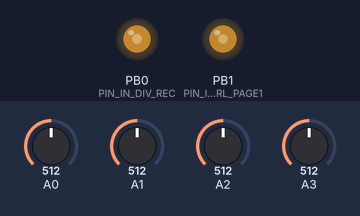
Recording of a sketch running on a simulated ATtiny85, built with avr-gcc and run on an emulated ATtiny85. Parts: output pins drawn as LEDs (lit = HIGH). The test bench sets the inputs (shaded band); at power-on: A1 = 512, A2 = 512, A3 = 512, A0 = 512.

Above: at 0.8 s.
0.9 s: A1 set to 30
At 2.4 s:
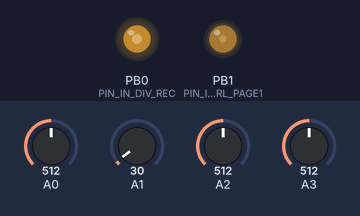
3.9 s: A2 set to 30
At 4.5 s:
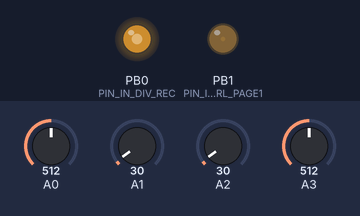
6.9 s: A3 set to 716
At 7.6 s:
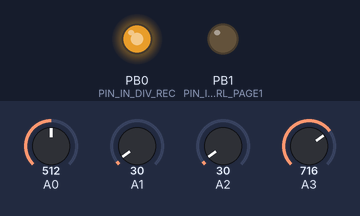
9.9 s: A2 set to 716
At 12.8 s:
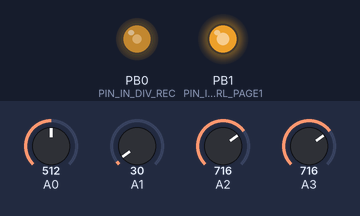
12.9 s: A3 set to 30
15.9 s: A1 set to 306
Timing chart, 0 to 53.2 s (numbered marks = the images above; inputs shaded):
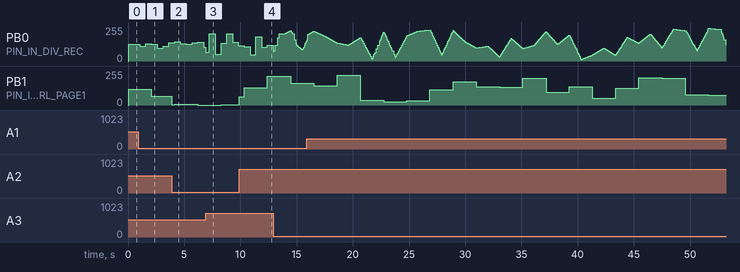

The sketch:

pip.ino
```cpp
#include "wavetable.h"
#include "pipGlobalDefines.h"

#define _NOP() do { __asm__ __volatile__ ("nop"); } while (0)

//dual CV output buffer
struct rwBuffer
{
  //output values
  uint8_t val[NUM_OUTPUTS][OUTPUT_BUF_LEN];

  //current level
  uint8_t lvl = 0;

  //read index (bitfield so it will wrap automatically)
  uint8_t rd:2;

  //write index (bitfield so it will wrap automatically)
  uint8_t wr:2;
};

volatile struct rwBuffer outBuf;

//CV recording buffer
struct recordingBuffer
{
  //values
  uint8_t val[NUM_OUTPUTS][RECORDING_BUF_LEN + 1];

  //currently recording channel
  uint8_t channel;

  //true if channel has a recording stored
  bool recorded[NUM_OUTPUTS];

  //true if channel is currently recording
  bool recording[NUM_OUTPUTS];
};

struct recordingBuffer recBuf;

//input buffer, contains raw values from input pins
volatile uint8_t inVal[4] = { 0, 0, 0, 0 };

//current offset within the waveform cycle
uint32_t offset[NUM_OUTPUTS] = { 0, 0 };

//cycle period that the waveforms are synced to
uint32_t period = INITIAL_CYCLE_PERIOD;

//counter for SYNC cycle period, inactive at startup (until SYNC button press or incoming SYNC signal)
uint32_t syncCount = SYNC_COUNT_INACTIVE;

//start at 1/1 div ratio
uint32_t div_val = INITIAL_DIV_VAL;

//timer to distinguish between short and long button presses
uint32_t buttonTimer[3] = { 0, 0, 0 };

//random values for the S&H/S&G page
uint32_t randomValCurrent[NUM_OUTPUTS], randomValNext[NUM_OUTPUTS];

//variables for the DIV pot state
uint16_t savedDivFreeModeVal = 1;
uint8_t savedDivPotVal = 1, savedDivPhaseModeVal = 1, savedDivIndex = 0, divIndexDeltaCount = 0;

//counter to determine the length of the SYNC LED flash and subsequent disabling of the input pin
uint8_t syncLEDcount = 0;

//counter to identify external SYNC pulses that are late/early compared to the internal clock
uint8_t syncPrecisionCountdown = SYNC_PRECISION_SH;

//current wavetable page per output, initialised to the random pages
uint8_t wt_page[NUM_OUTPUTS] = { WT_PAGE_SPECIAL_RANDOM, WT_PAGE_SPECIAL_RANDOM };

//stores the last read value per pot, which is used in case the pot cannot currently be read
//input pins are used for buttons, pots and the SYNC LED simultaneously
//while a button is pressed or the LED is flashing, the pot input cannot be read
uint8_t lastPotValue[NUM_PINS] = { 1, 1, 1, 1 };

//current DIV mode
uint8_t divMode = DIV_MODE_NORMAL;

//current state (pressed/not pressed) per button
bool buttonState[NUM_PINS] = { false, false, false, false };

//true if the SYNC LED has already been checked this loop
bool syncLEDchecked = false;

//selects pin for ADC
static inline void _setADCpin(uint8_t pin)
{
  ADMUX &= 0xe0;
  ADMUX |= ADCmap[pin] & 0x1f;
}

//gets value from ADC
static inline uint8_t _getPinVoltage()
{
  ADCSRA |= (1 << ADSC);  //start conversion
  while (ADCSRA & (1 << ADSC));
  return ADCH;
}

//low level input update function
//fills pin ADC values into buffer
static inline void _inputUpdateRaw()
{
  int i;

  cli();

  for (i = 0; i <= 3; i++)
  {
    _setADCpin(i + 2);
    inVal[i] = _getPinVoltage();
  }

  sei();
}

//converts (scales) pot value from input struct
//identifies and ignores button press action on the same pin if needed
static inline uint8_t _getPotValue(uint8_t pin)
{
  uint8_t val;

  if (inVal[pin] > INPUT_POT_MAX)
  {
    if (inVal[pin] > INPUT_BTN_THRESHOLD_NORMAL)
    {
      val = lastPotValue[pin];
    }
    else
    {
      val = INPUT_MAX;
      lastPotValue[pin] = INPUT_MAX;
    }
  }
  else if (inVal[pin] == 0)
  {
    val = 1;
    lastPotValue[pin] = 1;
  }
  else
  {
    val = (uint8_t)(((uint16_t) inVal[pin] * (uint16_t) INPUT_MAX) / INPUT_POT_MAX);
    lastPotValue[pin] = val;
  }

  return val;
}

//basic pseudo-random number generator
uint32_t _xorshift32(uint32_t val)
{
  val ^= val << 13;
  val ^= val >> 17;
  val ^= val << 5;
  return val;
}

//updates and swaps random values for the S&H/S&G page
static inline void _newRandomValue(uint8_t channel)
{
  randomValCurrent[channel] = randomValNext[channel];
  randomValNext[channel] = _xorshift32(randomValCurrent[channel]);
}

//writes PWM output values
static inline void _setPWMoutput(uint8_t pin, uint8_t value)
{
  if (pin == 0)
  {
    OCR0A = 0xff - value;
  }
  else
  {
    OCR0B = 0xff - value;
  }
}

//handle recording start and stop at sync intervals
static inline void _checkRecording(uint8_t channel)
{
  //return if the current cycle wrap isn't occurring on the currently selected recording channel
  if (channel != recBuf.channel)
  {
    return;
  }

  //do not record if on channel B while it's on the S&H page
  if (recBuf.channel == 1 && wt_page[1] == WT_PAGE_SPECIAL_RANDOM)
  {
    return;
  }

  //initiate new recording
  if (_isButtonPressed(PIN_IN_DIV_REC))
  {
    recBuf.recording[recBuf.channel] = true;
  }
  else
  {
    //stop recording that is currently in progress
    if (recBuf.recording[recBuf.channel])
    {
      recBuf.recording[recBuf.channel] = false;
      recBuf.recorded[recBuf.channel] = true;
    }
  }
}

//handle flashing of SYNC LED at SYNC intervals
static inline void _checkSyncLED(bool start)
{
  //we need to start the flash, disable input on the pin and turn on LED
  if (start)
  {
    syncLEDchecked = true;
    syncLEDcount = SYNC_LED_TIMER;
    DDRB |= (1 << PB2);  //set PB2 as output
    PORTB |= (1 << PB2); //set PB2 to HIGH state
  }
  //just decrease countdown
  else if (syncLEDcount > 0)
  {
    syncLEDcount--;
  }

  //time for the flash is up, turn off the LED
  if (syncLEDcount == SYNC_LED_MARGIN)
  {
    PORTB &= ~(1 << PB2); //set PB2 to LOW state
    DDRB &= ~(1 << PB2);  //set PB2 as input
  }
}

//checks if button is currently pressed
static inline bool _isButtonPressed(uint8_t btn)
{
  //SYNC pin handling
  if (btn == PIN_IN_SYNC)
  {
    if (inVal[btn] < INPUT_BTN_THRESHOLD_SYNC)
    {
      return true;
    }
    else
    {
      return false;
    }
  }
  //DIV/REC pin handling
  else if (btn == PIN_IN_DIV_REC)
  {
    //LED flash is in progress, cannot use the pin
    //return last stored value instead
    if (syncLEDcount)
    {
      return buttonState[PIN_IN_DIV_REC];
    }

    //button is pressed
    if (inVal[PIN_IN_DIV_REC] >= INPUT_BTN_THRESHOLD_REC)
    {
      buttonState[PIN_IN_DIV_REC] = true;
      return true;
    }
    //button is not pressed
    else
    {
      buttonState[PIN_IN_DIV_REC] = false;
      return false;
    }
  }
  //PG buttons
  else
  {
    //button is pressed
    if (inVal[btn] >= INPUT_BTN_THRESHOLD_NORMAL)
    {
      //increment timer to identify long press
      buttonTimer[btn]++;
      return true;
    }
    //button is not pressed
    else
    {
      return false;
    }
  }
}

//checks if button has been pressed
//will only return true once per button press
static inline bool _wasButtonPressed(uint8_t btn)
{
  if (!buttonState[btn])
  {
    if (_isButtonPressed(btn))
    {
      buttonState[btn] = true;
      return true;
    }
  }
  else
  {
    if (!_isButtonPressed(btn))
    {
      buttonState[btn] = false;
    }
  }

  return false;
}

//checks if button has been pressed and accounts for long presses (special modes)
//will only return true once per button press
static inline bool _wasButtonPressedSpecial(uint8_t btn, bool *longPress)
{
  *longPress = false;

  if (!buttonState[btn])
  {
    if (_isButtonPressed(btn))
    {
      buttonState[btn] = true;
      return false;
    }
  }
  else
  {
    if (!_isButtonPressed(btn))
    {
      buttonState[btn] = false;

      if (buttonTimer[btn] >= BTN_LONG_PRESS_TIME)
      {
        *longPress = true;
      }

      buttonTimer[btn] = 0;

      return true;
    }
  }

  return false;
}

//special handling for the DIV pot which is used like a selector switch, if in synced (normal) mode
static inline uint16_t _getDivVal()
{
  int16_t potVal = _getPotValue(PIN_IN_DIV_REC);
  int16_t delta;
  uint8_t idx;

  //we're not in normal mode
  if (divMode != DIV_MODE_NORMAL)
  {
    //enforce min and max scaled input value thresholds for free and phase mode
    if (potVal > INPUT_POT_DIV_DEADZONE_CCW)
    {
      potVal -= INPUT_POT_DIV_DEADZONE_CCW;
      potVal *= (uint16_t) INPUT_MAX;
      potVal /= (uint16_t) INPUT_POT_DIV_DEADZONE_CW - (uint16_t) INPUT_POT_DIV_DEADZONE_CCW;

      if (potVal > INPUT_MAX)
      {
        potVal = INPUT_MAX;
      }
    }
    else
    {
      potVal = 0;
    }

    //free mode
    if (divMode == DIV_MODE_FREE)
    {
      //SYNC LED flash is in progress, cannot use the pin as input during this short time
      if (syncLEDcount)
      {
        return savedDivFreeModeVal;
      }
      //no SYNC flash in progress
      //return value scaled between the highest and lowest DIV table ratio
      else
      {
        return savedDivFreeModeVal = (uint32_t) divtable[0] + ((uint32_t) potVal * ((uint32_t) divtable[DIV_TABLE_COUNT - 1] - (uint32_t) divtable[0])) / INPUT_MAX;
      }
    }
    //phase mode
    else if (divMode == DIV_MODE_PHASE)
    {
      //sync LED is active, cannot use the pin as input during this short time
      if (syncLEDcount)
      {
        return savedDivPhaseModeVal;
      }
      //no SYNC flash in progress
      //return pot value to be used as phase offset
      else
      {
        return savedDivPhaseModeVal = potVal;
      }
    }
  }

  //everything below will run for normal mode only
  delta = potVal - (int16_t) savedDivPotVal;

  //sync LED is active, cannot use the pin as input during this short time
  if (syncLEDcount)
  {
    return divtable[savedDivIndex];
  }

  //prevent unwanted jumps between div ratios by establishing a deadzone around current value
  if (delta < -DIV_POT_DEADZONE || delta > DIV_POT_DEADZONE)
  {
    savedDivPotVal = potVal;
  }
  else
  {
    potVal = savedDivPotVal;
  }

  idx = (DIV_TABLE_COUNT * potVal) / (INPUT_MAX + 1);

  //switch to new div ratio only after measurement from pot has been confirmed DIV_DELTA_SMOOTHING times
  if (savedDivIndex != idx)
  {
    if (++divIndexDeltaCount > DIV_DELTA_SMOOTHING)
    {
      divIndexDeltaCount = 0;
      savedDivIndex = idx;
    }
  }

  return divtable[savedDivIndex];
}

//handle all user input
static inline void _ioUpdate()
{
  bool longPress = false;

  _inputUpdateRaw();

  //do nothing if a CV recording is currently running
  if (recBuf.recording[0] || recBuf.recording[1] || _isButtonPressed(PIN_IN_DIV_REC))
  {
    return;
  }

  //handle SYNC button presses
  if (_wasButtonPressed(PIN_IN_SYNC) && syncCount)
  {
    //got new pulse, align internal clock phase and frequency to pulse
    if (syncCount != SYNC_COUNT_INACTIVE && syncCount > SYNC_COUNT_MIN)
    {
      period = syncCount;
      offset[1] += OFFSET_RESOLUTION / SYNC_PRECISION_PULSE;
      offset[1] -= offset[1] % OFFSET_RESOLUTION;
    }

    syncCount = 0;
  }

  //handle PG A button presses
  if (_wasButtonPressedSpecial(PIN_IN_CTRL_PAGE1, &longPress))
  {
    //long press detected, enter free mode
    if (longPress)
    {
      if (divMode != DIV_MODE_FREE)
      {
        divMode = DIV_MODE_FREE;
      }
      else
      {
        divMode = DIV_MODE_NORMAL;
      }
    }
    //short press detected, end recording and switch to next page
    else
    {
      recBuf.recorded[0] = false;
      recBuf.channel = 0;

      if (++wt_page[0] > WT_PAGES)
      {
        wt_page[0] = 0;
      }
    }
  }

  //handle PG B button presses
  if (_wasButtonPressedSpecial(PIN_IN_CTRL_PAGE2, &longPress))
  {
    //long press detected, enter phase mode
    if (longPress)
    {
      if (divMode != DIV_MODE_PHASE)
      {
        divMode = DIV_MODE_PHASE;
      }
      else
      {
        divMode = DIV_MODE_NORMAL;
      }
    }
    //short press detected, end recording and switch to next page
    else
    {
      recBuf.recorded[1] = false;
      recBuf.channel = 1;

      if (++wt_page[1] > WT_PAGES)
      {
        wt_page[1] = 0;
      }
    }
  }

  //handle DIV pot input
  div_val = _getDivVal();
}

//fill output sample buffer
static inline void _fillBuffer()
{
  int32_t val1, val2, wt_val1, wt_val2;
  uint32_t offsetDelta, realOffset, oldChannelAOffset, val;
  uint32_t index[NUM_OUTPUTS], fract[NUM_OUTPUTS];
  uint32_t rec_index[NUM_OUTPUTS], rec_fract[NUM_OUTPUTS];
  uint8_t wt_mix[NUM_OUTPUTS];
  uint8_t wt_row[NUM_OUTPUTS];
  uint8_t outPort;

  syncLEDchecked = false;

  //calculate current wavetable rows and morph ratio
  wt_row[0] = ((WT_ROWS - 1) * _getPotValue(PIN_IN_CTRL_PAGE1)) / INPUT_MAX;
  wt_mix[0] = ((WT_ROWS - 1) * _getPotValue(PIN_IN_CTRL_PAGE1)) - (wt_row[0] * INPUT_MAX);
  wt_row[1] = ((WT_ROWS - 1) * _getPotValue(PIN_IN_CTRL_PAGE2)) / INPUT_MAX;
  wt_mix[1] = ((WT_ROWS - 1) * _getPotValue(PIN_IN_CTRL_PAGE2)) - (wt_row[1] * INPUT_MAX);

  //add samples until output buffer is full
  while (outBuf.lvl < OUTPUT_BUF_LEN)
  {
    //increment SYNC period counter if needed
    if (syncCount != SYNC_COUNT_INACTIVE)
    {
      syncCount++;

      //timeout, reset SYNC period counter
      if (syncCount > SYNC_COUNT_MAX)
      {
        syncCount = SYNC_COUNT_INACTIVE;
      }
    }

    //runs once for each output channel
    for (outPort = 0; outPort < NUM_OUTPUTS; outPort++)
    {
      realOffset = offset[outPort] % OFFSET_RESOLUTION;
      index[outPort] = (realOffset * WT_COLS) / OFFSET_RESOLUTION;
      fract[outPort] = (realOffset * WT_COLS) - (index[outPort] * OFFSET_RESOLUTION);
      rec_index[outPort] = (realOffset * RECORDING_BUF_LEN) / OFFSET_RESOLUTION;
      rec_fract[outPort] = (realOffset * RECORDING_BUF_LEN) - (rec_index[outPort] * OFFSET_RESOLUTION);

      //recording is in progress, pass current input CV through to output and fill recording buffer
      if (recBuf.recording[outPort])
      {
        val = recBuf.channel == 0 ? _getPotValue(PIN_IN_CTRL_PAGE1) : _getPotValue(PIN_IN_CTRL_PAGE2);
        recBuf.val[outPort][rec_index[outPort]] = val;

        //set next sample ahead of time
        //this prevents skipped samples due to offset phasing effects
        recBuf.val[outPort][rec_index[outPort] + 1] = val;

      }
      else
      {
        //CV recording exists, use it as middle wave of the current wavetable output
        if (recBuf.recorded[outPort])
        {
          if (wt_row[outPort] == 1)
          {
            wt_val1 = (int16_t) recBuf.val[outPort][rec_index[outPort]];
            wt_val2 = (int16_t) recBuf.val[outPort][rec_index[outPort] + 1];
            val1 = wt_val1 + (int16_t)(((wt_val2 - wt_val1) * rec_fract[outPort]) / OFFSET_RESOLUTION);
          }
          else
          {
            wt_val1 = (int16_t) pgm_read_byte(&wavetable[wt_page[outPort]][wt_row[outPort]][index[outPort]]);
            wt_val2 = (int16_t) pgm_read_byte(&wavetable[wt_page[outPort]][wt_row[outPort]][index[outPort] + 1]);
            val1 = wt_val1 + (int16_t)(((wt_val2 - wt_val1) * fract[outPort]) / OFFSET_RESOLUTION);
          }

          if (wt_row[outPort] == 0)
          {
            wt_val1 = (int16_t) recBuf.val[outPort][rec_index[outPort]];
            wt_val2 = (int16_t) recBuf.val[outPort][rec_index[outPort] + 1];
            val2 = wt_val1 + (int16_t)(((wt_val2 - wt_val1) * rec_fract[outPort]) / OFFSET_RESOLUTION);
          }
          else
          {
            wt_val1 = (int16_t) pgm_read_byte(&wavetable[wt_page[outPort]][wt_row[outPort] + 1][index[outPort]]);
            wt_val2 = (int16_t) pgm_read_byte(&wavetable[wt_page[outPort]][wt_row[outPort] + 1][index[outPort] + 1]);
            val2 = wt_val1 + (int16_t)(((wt_val2 - wt_val1) * fract[outPort]) / OFFSET_RESOLUTION);
          }
        }

        //special page that outputs S&H/S&G values
        if (wt_page[outPort] == WT_PAGE_SPECIAL_RANDOM)
        {
          //channel A has S&G counterclockwise and S&H clockwise
          if (outPort == 0)
          {
            if (wt_row[0] == 0)
            {
              val1 = (uint8_t) randomValCurrent[outPort] + (int16_t)((((uint8_t) randomValNext[outPort] - (uint8_t) randomValCurrent[outPort]) * (offset[0] % OFFSET_RESOLUTION)) / OFFSET_RESOLUTION);

              if (!recBuf.recorded[0])
              {
                val2 = OUTVAL_MID;
              }
            }
            else if (wt_row[0] == 1)
            {
              if (!recBuf.recorded[0])
              {
                val1 = OUTVAL_MID;
              }

              val2 = (uint8_t) randomValCurrent[0];
            }
            else
            {
              val1 = val2 = (uint8_t) randomValCurrent[0];
            }
          }
          //channel B has S&H that is attenuated by the MORPH pot
          else
          {
            val1 = 0;
            val2 = (uint8_t) randomValCurrent[1];
            wt_mix[1] = _getPotValue(PIN_IN_CTRL_PAGE2);
          }
        }
        //normal wavetable pages
        else if (!recBuf.recorded[outPort])
        {
          wt_val1 = (int16_t) pgm_read_byte(&wavetable[wt_page[outPort]][wt_row[outPort]][index[outPort]]);
          wt_val2 = (int16_t) pgm_read_byte(&wavetable[wt_page[outPort]][wt_row[outPort]][index[outPort] + 1]);
          val1 = wt_val1 + (int16_t)(((wt_val2 - wt_val1) * fract[outPort]) / OFFSET_RESOLUTION);
          wt_val1 = (int16_t) pgm_read_byte(&wavetable[wt_page[outPort]][wt_row[outPort] + 1][index[outPort]]);
          wt_val2 = (int16_t) pgm_read_byte(&wavetable[wt_page[outPort]][wt_row[outPort] + 1][index[outPort] + 1]);
          val2 = wt_val1 + (int16_t)(((wt_val2 - wt_val1) * fract[outPort]) / OFFSET_RESOLUTION);
        }

        //interpolate between wavetable row values
        val = ((INPUT_MAX - wt_mix[outPort]) * val1 + (wt_mix[outPort] * val2)) >> 8;
      }

      //limit and set output value
      if (val > OUTVAL_MAX)
      {
        outBuf.val[outPort][outBuf.wr] = OUTVAL_MID;
      }
      else
      {
        outBuf.val[outPort][outBuf.wr] = val;
      }
    }

    oldChannelAOffset = offset[0] % OFFSET_RESOLUTION;
    offsetDelta = OFFSET_RESOLUTION / period;
    realOffset += offsetDelta;
    offset[1] += offsetDelta;

    //wrap around (scaled) channel B offset
    if (offset[1] >= DIV_TABLE_MAX_PRODUCT * OFFSET_RESOLUTION)
    {
      offset[1] -= DIV_TABLE_MAX_PRODUCT * OFFSET_RESOLUTION;
    }

    //handle channel A offset according to the current DIV mode
    //normal mode: channel A offset is a fraction of channel B offset, determined by currently selected DIV table value
    if (divMode == DIV_MODE_NORMAL)
    {
      offset[0] = ((offset[1] * DIV_TABLE_RESOLUTION) / div_val) % OFFSET_RESOLUTION;
    }
    //free mode: channel A offset is an arbitrary fraction of channel B offset, determined by current DIV pot reading
    else if (divMode == DIV_MODE_FREE)
    {
      offset[0] += (OFFSET_RESOLUTION * DIV_TABLE_RESOLUTION) / div_val / period;

      if (offset[0] >=  OFFSET_RESOLUTION)
      {
        offset[0] -= OFFSET_RESOLUTION;
      }
    }
    //phase mode: channel A offset is phase shifted from channel B offset, with the phase angle determined by current DIV pot reading
    else if (divMode == DIV_MODE_PHASE)
    {
      offset[0] = (OFFSET_RESOLUTION + offset[1] - (OFFSET_RESOLUTION * div_val) / INPUT_MAX) % OFFSET_RESOLUTION;
    }

    //check if channel A has wrapped
    if (offset[0] < oldChannelAOffset)
    {
      //check if recording on channel A has been initiated or needs to be stopped
      _checkRecording(0);

      //update random values for channel A
      if (wt_page[0] == WT_PAGE_SPECIAL_RANDOM)
      {
        _newRandomValue(0);
      }
    }

    if (syncPrecisionCountdown)
    {
      syncPrecisionCountdown--;
    }

    //check if channel B has wrapped
    if (offset[1] % OFFSET_RESOLUTION <= offsetDelta)
    {
      //update random values for channel B
      if (wt_page[1] == WT_PAGE_SPECIAL_RANDOM && !syncPrecisionCountdown)
      {
        _newRandomValue(1);
        syncPrecisionCountdown = SYNC_PRECISION_SH;
      }

      //check if recording on channel B has been initiated or needs to be stopped
      _checkRecording(1);

      //handle SYNC LED flash on channel B cycle boundaries
      if (!syncLEDchecked)
      {
        _checkSyncLED(true);
      }
    }
    else
    {
      //call this function in order to decrease timer
      _checkSyncLED(false);
    }

    //increment output buffer indices
    //they will wrap automatically (since they're bitfields)
    outBuf.wr++;
    outBuf.lvl++;
  }
}

//interrupt routine that writes output buffer values to PWM outputs
ISR (TIMER1_OVF_vect)
{
  if (outBuf.lvl)
  {
    _setPWMoutput(0, outBuf.val[0][outBuf.rd]);
    _setPWMoutput(1, outBuf.val[1][outBuf.rd]);
    outBuf.rd++;
    outBuf.lvl--;
  }
}

//sleep function implemented by NOPs
static inline void _nopSleep(uint16_t sleepTime)
{
  while (sleepTime--)
  {
    _NOP();
  }
}

int main()
{
  init();
  cli();

  //interrupt setup
  TCCR1 = 1 << CS12 | 1 << CS11 | 1 << CS10;
  TCNT1 = 0;
  TIMSK |= 1 << TOIE1;

  //Timer0 PWM setup
  DDRB = (1 << PB1) | (1 << PB0);
  TCCR0A = 0x00;
  TCCR0A |= (1 << WGM00) | (1 << COM0A1) | (1 << COM0B1) | (1 << COM0A0) | (1 << COM0B0);
  TCCR0B = 0x00;
  TCCR0B |= (1 << CS00);
  TCNT0 = 0;
  OCR0A = 255;
  OCR0B = 255;

  sei();

  //ADC setup
  ADMUX |= (1 << MUX0);
  ADMUX |= (1 << MUX1);
  ADMUX |= (1 << ADLAR);
  ADCSRA |= (1 << ADEN);
  ADCSRA |= (1 << ADPS1);
  ADCSRA |= (1 << ADPS0);

  //set output buffer indices
  outBuf.rd = outBuf.wr = 0;

  //initialise recording buffer
  recBuf.recorded[0] = false;
  recBuf.recorded[1] = false;
  recBuf.channel = 0;

  //delay main loop for a short time on startup
  //this mainly prevents unpredictable behaviour if the MCU is plugged into an already powered module
  _nopSleep(STARTUP_SLEEP_TIME);

  //seed random value generator and initialise random buffers
  _inputUpdateRaw();
  randomValNext[0] = _xorshift32(PRNG_SEED1 ^ (inVal[0] << 24) ^ (inVal[1]  << 16) ^ (inVal[2] << 8) ^ inVal[3]);
  randomValNext[1] = _xorshift32(PRNG_SEED2 ^ randomValNext[0]);
  _newRandomValue(0);
  _newRandomValue(1);

  //main loop
  while (true)
  {
    _ioUpdate();
    _fillBuffer();
    _nopSleep(RELAX_TIME);
  }

  return 0;
}
```

Source omitted: pipGlobalDefines.h (3859 bytes), wavetable.h (data table, 14464 bytes)
